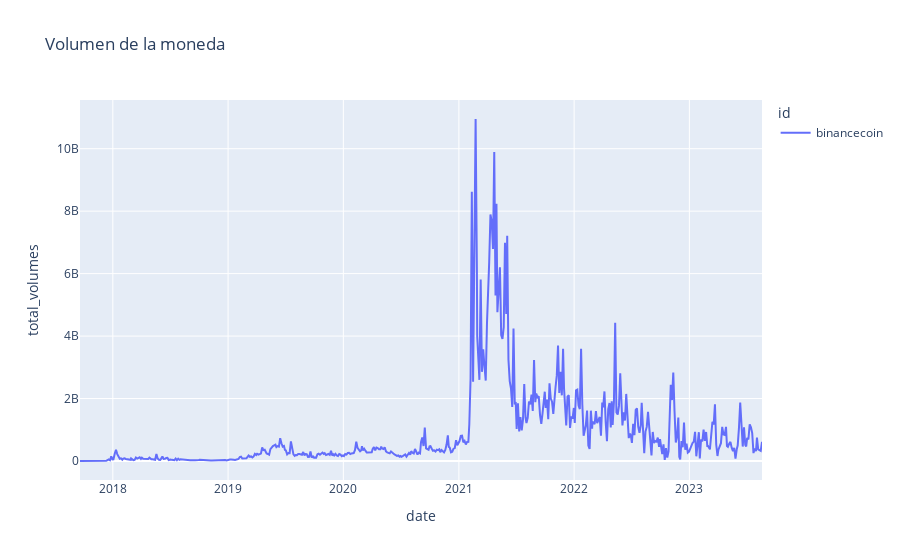

Source (notebook cell):
### Code cell
fig = px.line(binancecoin_df, x="date", y="total_volumes", color="id",
              title="Volumen de la moneda")

fig.show()

### Figure 1 — Plotly figure (JSON) as saved in the notebook; plotly's stock layout.template omitted (floating-point values rounded to 4 significant figures; data arrays with more than 128 entries replaced by an {"elided": "..."} marker saying what was removed)
{"data": [{"hovertemplate": "id=binancecoin<br>date=%{x}<br>total_volumes=%{y}<extra></extra>", "legendgroup": "binancecoin", "line": {"color": "#636efa", "dash": "solid"}, "marker": {"symbol": "circle"}, "mode": "lines", "name": "binancecoin", "orientation": "v", "showlegend": true, "type": "scatter", "x": {"elided": "564 str values"}, "xaxis": "x", "y": {"elided": "564 float values"}, "yaxis": "y"}], "layout": {"legend": {"title": {"text": "id"}, "tracegroupgap": 0}, "title": {"text": "Volumen de la moneda"}, "xaxis": {"anchor": "y", "domain": [0, 1], "title": {"text": "date"}}, "yaxis": {"anchor": "x", "domain": [0, 1], "title": {"text": "total_volumes"}}}}
